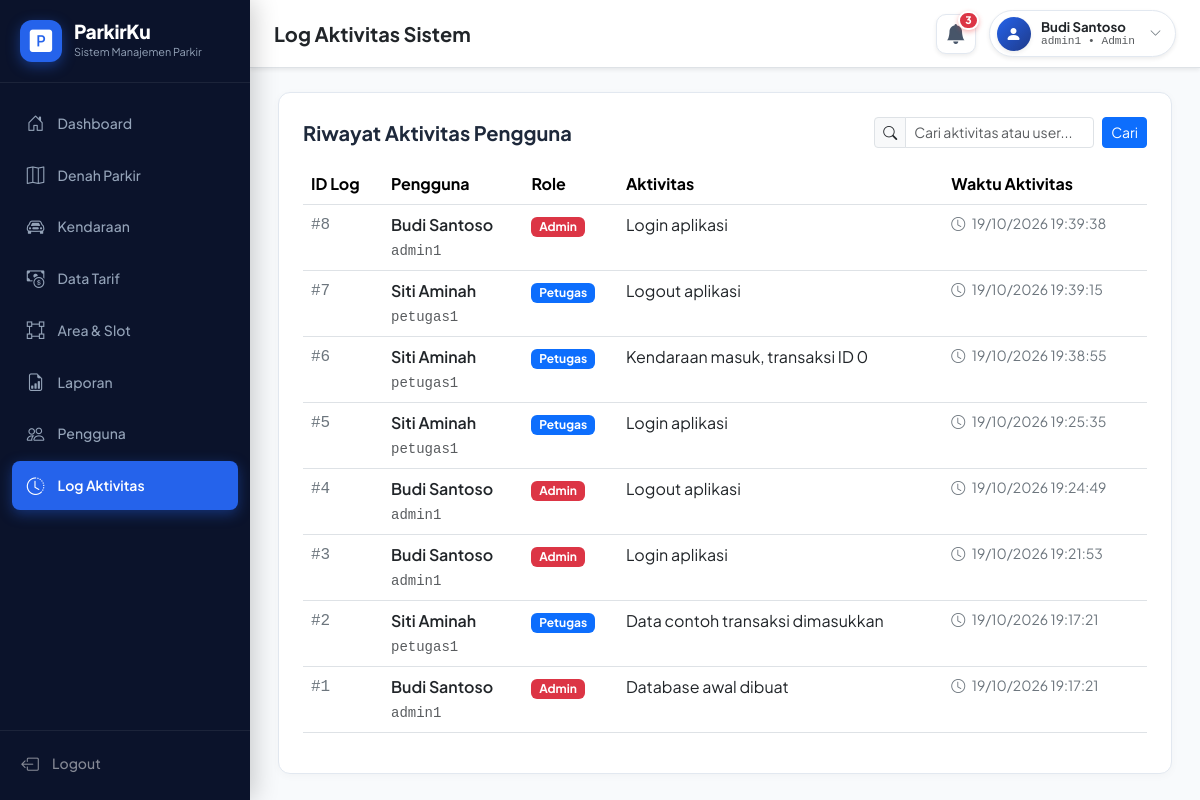
The page /admin/log.php (signed in) on the database its author committed.
### tables this page shows
CREATE TABLE `tb_log_aktivitas` (
  `id_log` int(11) NOT NULL AUTO_INCREMENT,
  `id_user` int(11) NOT NULL,
  `aktivitas` varchar(100) NOT NULL,
  `waktu_aktivitas` datetime NOT NULL DEFAULT current_timestamp(),
  PRIMARY KEY (`id_log`),
  KEY `idx_log_waktu` (`waktu_aktivitas`),
  KEY `fk_log_user` (`id_user`),
  CONSTRAINT `fk_log_user` FOREIGN KEY (`id_user`) REFERENCES `tb_user` (`id_user`)
);

CREATE TABLE `tb_user` (
  `id_user` int(11) NOT NULL AUTO_INCREMENT,
  `nama_lengkap` varchar(50) NOT NULL,
  `username` varchar(50) NOT NULL,
  `password` varchar(255) NOT NULL,
  `role` enum('admin','petugas','owner') NOT NULL,
  `status_aktif` tinyint(1) NOT NULL DEFAULT 1,
  PRIMARY KEY (`id_user`),
  UNIQUE KEY `username` (`username`)
);

### includes/bootstrap.php (called while the page is built, shortened)
<?php
$configFile = __DIR__ . "/../config/config.php";
$config = file_exists($configFile)
    ? require $configFile
    : require __DIR__ . "/../config/config.example.php";
require_once __DIR__ . "/functions.php";

### config/config.example.php (called while the page is built)
<?php
return [
    "db_host" => "127.0.0.1",
    "db_name" => "parkir",
    "db_user" => "root",
    "db_pass" => "",
    "base_url" => "/aplikasi-parkir",
    "timezone" => "Asia/Jakarta",
];

### admin/log.php (the view, shortened to what this page needs)
<?php
require_once __DIR__ . "/../includes/bootstrap.php";
$page = max(1, get_int("page") ?: 1);
$limit = 25;
$offset = ($page - 1) * $limit;
$q = trim($_GET["q"] ?? "");
$where = ["1=1"];
$params = [];
$types = "";
$whereSql = implode(" AND ", $where);
$sql = "
    SELECT l.*, u.username, u.nama_lengkap, u.role
    FROM tb_log_aktivitas l
    JOIN tb_user u ON u.id_user = l.id_user
    WHERE {$whereSql}
    ORDER BY l.id_log DESC
    LIMIT ? OFFSET ?
";
$typesWithLimit = $types . "ii";
$paramsWithLimit = array_merge($params, [$limit, $offset]);
$s = $db->prepare($sql);
$s->bind_param($typesWithLimit, ...$paramsWithLimit);
$s->execute();
$res = $s->get_result();
page_header("Log Aktivitas Sistem");
?>
<div class="pk-card p-4">
    <div class="d-flex justify-content-between align-items-center flex-wrap gap-2 mb-3">
        <h5 class="fw-bold mb-0">Riwayat Aktivitas Pengguna</h5>
        <form method="get" class="d-flex gap-2">
            <div class="input-group input-group-sm" style="max-width: 300px;">
                <span class="input-group-text bg-light"><i class="bi bi-search"></i></span>
                <input class="form-control" name="q" placeholder="Cari aktivitas atau user..." value="<?= e($q) ?>">
            </div>
            <button class="btn btn-sm btn-primary">Cari</button>
        </form>
    </div>
    <div class="table-responsive">
        <table class="table pk-table">
            <thead>
                <tr>
                    <th style="width: 80px;">ID Log</th>
                    <th>Pengguna</th>
                    <th>Role</th>
                    <th>Aktivitas</th>
                    <th>Waktu Aktivitas</th>
                </tr>
            </thead>
            <tbody>
                <?php while ($r = $res->fetch_assoc()): ?>
                    <tr>
                        <td class="text-secondary font-monospace">#<?= $r["id_log"] ?></td>
                        <td>
                            <div class="fw-semibold text-dark"><?= e($r["nama_lengkap"]) ?></div>
                            <small class="text-muted font-monospace"><?= e($r["username"]) ?></small>
                        </td>
                        <td>
                            <span class="badge <?= match($r["role"]) { "admin" => "bg-danger", "petugas" => "bg-primary", default => "bg-warning text-dark" } ?>">
                                <?= ucfirst($r["role"]) ?>
                            </span>
                        </td>
                        <td>
                            <span class="text-dark"><?= e($r["aktivitas"]) ?></span>
                        </td>
                        <td class="text-secondary small">
                            <i class="bi bi-clock me-1"></i> <?= date("d/m/Y H:i:s", strtotime($r["waktu_aktivitas"])) ?>
                        </td>
                    </tr>
                <?php endwhile; ?>
            </tbody>
        </table>
    </div>
</div>
<?php page_footer(); ?>

### includes/functions.php (shortened to what this page needs)
<?php
function e(mixed $value): string
{
    return htmlspecialchars((string) ($value ?? ""), ENT_QUOTES | ENT_SUBSTITUTE, "UTF-8");
}
function url(string $path = ""): string
{
    global $config;
    $base = rtrim($config["base_url"] ?? "/aplikasi-parkir", "/");
    return $base . "/" . ltrim($path, "/");
}
function current_user(): ?array
{
    return $_SESSION["user"] ?? null;
}
function role_home(): string
{
    $role = current_user()["role"] ?? "";
    return match ($role) {
        "admin" => "admin/index.php",
        "petugas" => "petugas/index.php",
        "owner" => "owner/index.php",
        default => "login.php",
    };
}
function get_int(string $key): int
{
    return filter_input(INPUT_GET, $key, FILTER_VALIDATE_INT) ?: 0;
}
function page_header(string $title, string $activePage = ""): void
{
    $u = current_user();
    $currentUri = $_SERVER["REQUEST_URI"] ?? "";
    echo '<!doctype html>';
    echo '<html lang="id">';
    echo '<head>';
    echo '<link href="' . e(url("assets/vendor/bootstrap/bootstrap.min.css")) . '" rel="stylesheet">';
    echo '<link rel="stylesheet" href="https://cdn.jsdelivr.net/npm/bootstrap-icons@1.11.3/font/bootstrap-icons.min.css">';
    $cssVersion = file_exists(__DIR__ . "/../assets/css/style.css") ? filemtime(__DIR__ . "/../assets/css/style.css") : time();
    echo '<link rel="stylesheet" href="' . e(url("assets/css/style.css?v=" . $cssVersion)) . '">';
    echo '</head>';
    echo '<body>';
    echo '<div class="app-wrapper">';
    echo '<aside class="app-sidebar">';
    echo '  <div class="sidebar-header">';
    echo '    <a href="' . e(url(role_home())) . '" class="brand-logo">';
    echo '      <div class="brand-icon"><i class="bi bi-p-square-fill"></i></div>';
    echo '      <div>';
    echo '        <div class="brand-title">ParkirKu</div>';
    echo '        <div class="brand-sub">Sistem Manajemen Parkir</div>';
    echo '      </div>';
    echo '    </a>';
    echo '  </div>';
    echo '  <div class="sidebar-menu">';
    if ($u["role"] === "admin") {
        echo '    <a class="nav-link-custom ' . (str_contains($currentUri, "admin/index.php") ? "active" : "") . '" href="' . e(url("admin/index.php")) . '"><i class="bi bi-house-door"></i> Dashboard</a>';
        echo '    <a class="nav-link-custom ' . (str_contains($currentUri, "denah.php") ? "active" : "") . '" href="' . e(url("denah.php")) . '"><i class="bi bi-map"></i> Denah Parkir</a>';
        echo '    <a class="nav-link-custom ' . (str_contains($currentUri, "kendaraan.php") ? "active" : "") . '" href="' . e(url("admin/kendaraan.php")) . '"><i class="bi bi-car-front"></i> Kendaraan</a>';
        echo '    <a class="nav-link-custom ' . (str_contains($currentUri, "tarif.php") ? "active" : "") . '" href="' . e(url("admin/tarif.php")) . '"><i class="bi bi-cash-coin"></i> Data Tarif</a>';
        echo '    <a class="nav-link-custom ' . (str_contains($currentUri, "slot.php") || str_contains($currentUri, "area.php") ? "active" : "") . '" href="' . e(url("admin/slot.php")) . '"><i class="bi bi-bounding-box"></i> Area & Slot</a>';
        echo '    <a class="nav-link-custom ' . (str_contains($currentUri, "laporan.php") ? "active" : "") . '" href="' . e(url("admin/laporan.php")) . '"><i class="bi bi-file-earmark-bar-graph"></i> Laporan</a>';
        echo '    <a class="nav-link-custom ' . (str_contains($currentUri, "users.php") ? "active" : "") . '" href="' . e(url("admin/users.php")) . '"><i class="bi bi-people"></i> Pengguna</a>';
        echo '    <a class="nav-link-custom ' . (str_contains($currentUri, "log.php") ? "active" : "") . '" href="' . e(url("admin/log.php")) . '"><i class="bi bi-clock-history"></i> Log Aktivitas</a>';
    }
    echo '  </div>';
    echo '  <div class="sidebar-footer">';
    echo '    <a href="' . e(url("logout.php")) . '" class="nav-link-custom text-white-50 text-hover-white p-2">';
    echo '      <i class="bi bi-box-arrow-left"></i> Logout';
    echo '    </a>';
    echo '  </div>';
    echo '</aside>';
    echo '<div class="app-main">';
    echo '  <header class="top-navbar d-flex align-items-center justify-content-between px-3 px-md-4 bg-white border-bottom shadow-sm" style="height: 68px; position: sticky; top: 0; z-index: 1020;">';
    echo '    <div class="top-nav-left d-flex align-items-center gap-2">';
    echo '      <h4 class="mb-0 fw-bold text-dark fs-5">' . e($title) . '</h4>';
    echo '    </div>';
    echo '    <div class="top-nav-right d-flex align-items-center gap-3">';
    echo '      <div class="dropdown d-inline-block">';
    echo '        <button class="btn btn-light bg-white border rounded-3 p-0 position-relative d-inline-flex align-items-center justify-content-center shadow-sm top-nav-icon-btn" style="width: 40px; height: 40px; color: #475569;" type="button" data-bs-toggle="dropdown" aria-expanded="false" title="Pemberitahuan Sistem">';
    echo '          <i class="bi bi-bell-fill fs-5"></i>';
    echo '          <span class="position-absolute badge rounded-pill bg-danger badge-counter" style="top: -4px; right: -4px; font-size: 0.65rem; border: 2px solid #ffffff; padding: 2px 5px; line-height: 1;">3</span>';
    echo '        </button>';
    echo '      </div>';
    echo '      <div class="dropdown d-inline-block">';
    echo '        <div class="btn btn-light bg-white border rounded-pill d-inline-flex align-items-center gap-2 py-1 px-3 shadow-sm user-profile-pill" data-bs-toggle="dropdown" role="button" aria-expanded="false" style="cursor: pointer; user-select: none;">';
    echo '          <div class="rounded-circle bg-primary text-white d-inline-flex align-items-center justify-content-center shadow-sm flex-shrink-0 user-avatar-circle" style="width: 34px; height: 34px; font-size: 1rem;">';
    echo '            <i class="bi bi-person-fill"></i>';
    echo '          </div>';
    echo '          <div class="d-none d-sm-block text-start user-meta" style="line-height: 1.25;">';
    echo '            <div class="fw-bold small text-dark user-name" style="font-size: 0.825rem;">' . e($u["nama_lengkap"]) . '</div>';
    echo '            <div class="text-muted user-role" style="font-size: 0.7rem; font-family: monospace;">' . e($u["username"]) . ' &bull; ' . ucfirst(e($u["role"])) . '</div>';
    echo '          </div>';
    echo '          <i class="bi bi-chevron-down text-secondary ms-1" style="font-size: 0.75rem;"></i>';
    echo '        </div>';
    echo '      </div>';
    echo '    </div>';
    echo '  </header>';
    echo '  <main class="page-container">';
}
function page_footer(): void
{
    $u = current_user();
    if ($u) {
        echo '  </main>';
        echo '</div>';
        echo '</div>';
    } else {
        echo '</div>';
    }
    echo '</body></html>';
}

### rows shown on the page
tb_log_aktivitas: id_log "8", id_user.nama_lengkap "Budi Santoso", id_user.username "admin1", id_user.role "Admin", aktivitas "Login aplikasi", waktu_aktivitas "19/10/2026 19:39:38"
tb_log_aktivitas: id_log "7", id_user.nama_lengkap "Siti Aminah", id_user.username "petugas1", id_user.role "Petugas", aktivitas "Logout aplikasi", waktu_aktivitas "19/10/2026 19:39:15"
tb_log_aktivitas: id_log "6", id_user.nama_lengkap "Siti Aminah", id_user.username "petugas1", id_user.role "Petugas", aktivitas "Kendaraan masuk, transaksi ID 0", waktu_aktivitas "19/10/2026 19:38:55"
tb_log_aktivitas: id_log "5", id_user.nama_lengkap "Siti Aminah", id_user.username "petugas1", id_user.role "Petugas", aktivitas "Login aplikasi", waktu_aktivitas "19/10/2026 19:25:35"
tb_log_aktivitas: id_log "4", id_user.nama_lengkap "Budi Santoso", id_user.username "admin1", id_user.role "Admin", aktivitas "Logout aplikasi", waktu_aktivitas "19/10/2026 19:24:49"
tb_log_aktivitas: id_log "3", id_user.nama_lengkap "Budi Santoso", id_user.username "admin1", id_user.role "Admin", aktivitas "Login aplikasi", waktu_aktivitas "19/10/2026 19:21:53"
tb_log_aktivitas: id_log "2", id_user.nama_lengkap "Siti Aminah", id_user.username "petugas1", id_user.role "Petugas", aktivitas "Data contoh transaksi dimasukkan", waktu_aktivitas "19/10/2026 19:17:21"
tb_log_aktivitas: id_log "1", id_user.nama_lengkap "Budi Santoso", id_user.username "admin1", id_user.role "Admin", aktivitas "Database awal dibuat", waktu_aktivitas "19/10/2026 19:17:21"

### other values the page prints
$title "Log Aktivitas Sistem"
$u["nama_lengkap"] "Budi Santoso"
$u["username"] "admin1"
$u["role"] "Admin"
